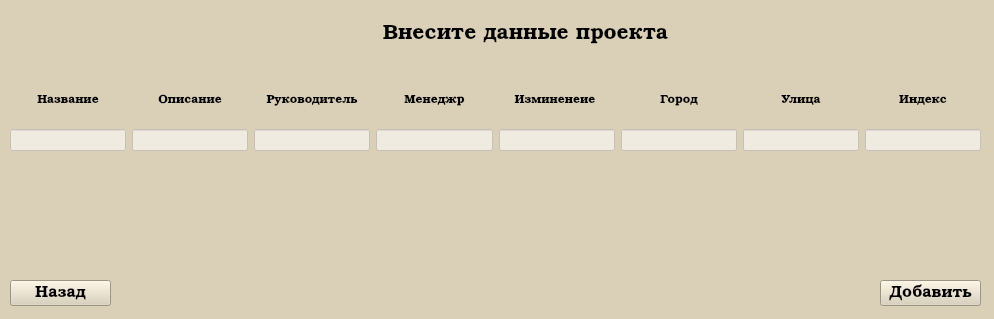
<?xml version="1.0" encoding="UTF-8"?>
<ui version="4.0">
 <class>MainWindow</class>
 <widget class="QMainWindow" name="MainWindow">
  <property name="geometry">
   <rect>
    <x>0</x>
    <y>0</y>
    <width>994</width>
    <height>319</height>
   </rect>
  </property>
  <property name="windowTitle">
   <string>MainWindow</string>
  </property>
  <property name="styleSheet">
   <string notr="true">background-color: rgb(218, 207, 183);</string>
  </property>
  <widget class="QWidget" name="centralwidget">
   <widget class="QWidget" name="gridLayoutWidget">
    <property name="geometry">
     <rect>
      <x>10</x>
      <y>80</y>
      <width>971</width>
      <height>71</height>
     </rect>
    </property>
    <layout class="QGridLayout" name="gridLayout">
     <item row="1" column="4">
      <widget class="QLineEdit" name="lineEdit_change">
       <property name="styleSheet">
        <string notr="true">background-color: rgba(255, 255, 255, 148);
</string>
       </property>
      </widget>
     </item>
     <item row="1" column="5">
      <widget class="QLineEdit" name="lineEdit_city">
       <property name="styleSheet">
        <string notr="true">background-color: rgba(255, 255, 255, 148);
</string>
       </property>
      </widget>
     </item>
     <item row="1" column="2">
      <widget class="QLineEdit" name="lineEdit_director">
       <property name="styleSheet">
        <string notr="true">background-color: rgba(255, 255, 255, 148);
</string>
       </property>
      </widget>
     </item>
     <item row="1" column="6">
      <widget class="QLineEdit" name="lineEdit_street">
       <property name="styleSheet">
        <string notr="true">background-color: rgba(255, 255, 255, 148);
</string>
       </property>
      </widget>
     </item>
     <item row="1" column="7">
      <widget class="QLineEdit" name="lineEdit_index">
       <property name="styleSheet">
        <string notr="true">background-color: rgba(255, 255, 255, 148);
</string>
       </property>
      </widget>
     </item>
     <item row="1" column="0">
      <widget class="QLineEdit" name="lineEdit_name">
       <property name="styleSheet">
        <string notr="true">background-color: rgba(255, 255, 255, 148);
</string>
       </property>
      </widget>
     </item>
     <item row="1" column="3">
      <widget class="QLineEdit" name="lineEdit_manage">
       <property name="styleSheet">
        <string notr="true">background-color: rgba(255, 255, 255, 148);
</string>
       </property>
      </widget>
     </item>
     <item row="1" column="1">
      <widget class="QLineEdit" name="lineEdit_text">
       <property name="styleSheet">
        <string notr="true">background-color: rgba(255, 255, 255, 148);
</string>
       </property>
      </widget>
     </item>
     <item row="0" column="0">
      <widget class="QLabel" name="label">
       <property name="font">
        <font>
         <family>URW Bookman</family>
        </font>
       </property>
       <property name="text">
        <string>&lt;html&gt;&lt;head/&gt;&lt;body&gt;&lt;p align=&quot;center&quot;&gt;Название&lt;/p&gt;&lt;/body&gt;&lt;/html&gt;</string>
       </property>
      </widget>
     </item>
     <item row="0" column="1">
      <widget class="QLabel" name="label_2">
       <property name="font">
        <font>
         <family>URW Bookman</family>
        </font>
       </property>
       <property name="text">
        <string>&lt;html&gt;&lt;head/&gt;&lt;body&gt;&lt;p align=&quot;center&quot;&gt;Описание&lt;/p&gt;&lt;/body&gt;&lt;/html&gt;</string>
       </property>
      </widget>
     </item>
     <item row="0" column="2">
      <widget class="QLabel" name="label_4">
       <property name="font">
        <font>
         <family>URW Bookman</family>
        </font>
       </property>
       <property name="text">
        <string>&lt;html&gt;&lt;head/&gt;&lt;body&gt;&lt;p align=&quot;center&quot;&gt;Руководитель&lt;/p&gt;&lt;/body&gt;&lt;/html&gt;</string>
       </property>
      </widget>
     </item>
     <item row="0" column="3">
      <widget class="QLabel" name="label_6">
       <property name="font">
        <font>
         <family>URW Bookman</family>
        </font>
       </property>
       <property name="text">
        <string>&lt;html&gt;&lt;head/&gt;&lt;body&gt;&lt;p align=&quot;center&quot;&gt;Менеджр&lt;/p&gt;&lt;/body&gt;&lt;/html&gt;</string>
       </property>
      </widget>
     </item>
     <item row="0" column="4">
      <widget class="QLabel" name="label_5">
       <property name="font">
        <font>
         <family>URW Bookman</family>
        </font>
       </property>
       <property name="text">
        <string>&lt;html&gt;&lt;head/&gt;&lt;body&gt;&lt;p align=&quot;center&quot;&gt;Изминенеие &lt;/p&gt;&lt;/body&gt;&lt;/html&gt;</string>
       </property>
      </widget>
     </item>
     <item row="0" column="5">
      <widget class="QLabel" name="label_3">
       <property name="font">
        <font>
         <family>URW Bookman</family>
        </font>
       </property>
       <property name="text">
        <string>&lt;html&gt;&lt;head/&gt;&lt;body&gt;&lt;p align=&quot;center&quot;&gt;Город&lt;/p&gt;&lt;/body&gt;&lt;/html&gt;</string>
       </property>
      </widget>
     </item>
     <item row="0" column="6">
      <widget class="QLabel" name="label_7">
       <property name="font">
        <font>
         <family>URW Bookman</family>
        </font>
       </property>
       <property name="text">
        <string>&lt;html&gt;&lt;head/&gt;&lt;body&gt;&lt;p align=&quot;center&quot;&gt;Улица&lt;/p&gt;&lt;/body&gt;&lt;/html&gt;</string>
       </property>
      </widget>
     </item>
     <item row="0" column="7">
      <widget class="QLabel" name="label_8">
       <property name="font">
        <font>
         <family>URW Bookman</family>
        </font>
       </property>
       <property name="text">
        <string>&lt;html&gt;&lt;head/&gt;&lt;body&gt;&lt;p align=&quot;center&quot;&gt;Индекс&lt;/p&gt;&lt;/body&gt;&lt;/html&gt;</string>
       </property>
      </widget>
     </item>
    </layout>
   </widget>
   <widget class="QPushButton" name="pushButton_dobav">
    <property name="geometry">
     <rect>
      <x>880</x>
      <y>280</y>
      <width>101</width>
      <height>26</height>
     </rect>
    </property>
    <property name="font">
     <font>
      <family>URW Bookman</family>
      <pointsize>12</pointsize>
     </font>
    </property>
    <property name="text">
     <string>Добавить</string>
    </property>
   </widget>
   <widget class="QPushButton" name="pushButton_Exit">
    <property name="geometry">
     <rect>
      <x>10</x>
      <y>280</y>
      <width>101</width>
      <height>26</height>
     </rect>
    </property>
    <property name="font">
     <font>
      <family>URW Bookman</family>
      <pointsize>12</pointsize>
     </font>
    </property>
    <property name="text">
     <string>Назад</string>
    </property>
   </widget>
   <widget class="QLabel" name="label_9">
    <property name="geometry">
     <rect>
      <x>340</x>
      <y>10</y>
      <width>371</width>
      <height>51</height>
     </rect>
    </property>
    <property name="font">
     <font>
      <family>URW Bookman</family>
      <pointsize>16</pointsize>
     </font>
    </property>
    <property name="text">
     <string>&lt;html&gt;&lt;head/&gt;&lt;body&gt;&lt;p align=&quot;center&quot;&gt;Внесите данные проекта&lt;/p&gt;&lt;/body&gt;&lt;/html&gt;</string>
    </property>
   </widget>
  </widget>
 </widget>
 <resources/>
 <connections/>
</ui>
